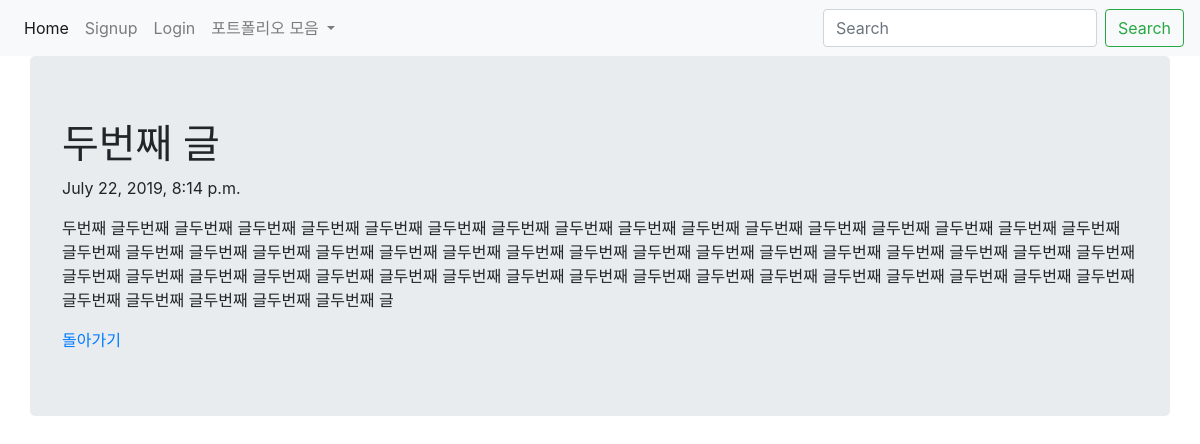
The app's page /blog/2/ with its own data.
### blog/models.py (models this page shows, shortened)
class Blog(models.Model):
    title = models.CharField(max_length=200)
    pub_date = models.DateTimeField('date published')
    body = models.TextField()

### blog/views.py (the view)
# urls.py: path('blog/<int:blog_id>/', blog.views.detail, name = "detail"),
def detail(request, blog_id):
    blog_detail = get_object_or_404(Blog, pk=blog_id) # object를 가져오고 없으면 404 에러를 띄우라
    return render(request, 'detail.html', {'blog': blog_detail})

### blog/templates/detail.html (shortened to what this page needs)
{% extends 'navbar.html' %}
  {% block content %}
  <div class="container jumbotron">
    <h1>{{ blog.title }}</h1>
    <p>{{ blog.pub_date }}</p>
    <p>{{ blog.body }}</p>
    <a href="{% url 'home' %}">돌아가기</a>
  </div>
  {% endblock %}

### records on screen
Blog: title "두번째 글", pub_date "July 22, 2019, 8:14 p.m.", body "두번째 글두번째 글두번째 글두번째 글두번째 글두번째 글두번째 글두번째 글두번째 글두번째 글두번째 글두번째 글두번째 글두번째 글두번째 글두번째 글두번째 글두번째 글두번째 글두번째 글두번째 글두번째 글두번째 글두번째 글두번째 글두번째 글두번째 글두번째 글두번째 글두번째 글두번째 글두번째 글두번째 글두번째 글두번째 글두번째 글두번째 글두번째 글두번째 글두번째 글두번째 글두번째 글두번째 글두번째 글두번째 글두번째 글두번째 글두번째 글두번째 글두번째 글두번째 글두번째 글두번째 글두번째 글두번째 글두번째 글"
